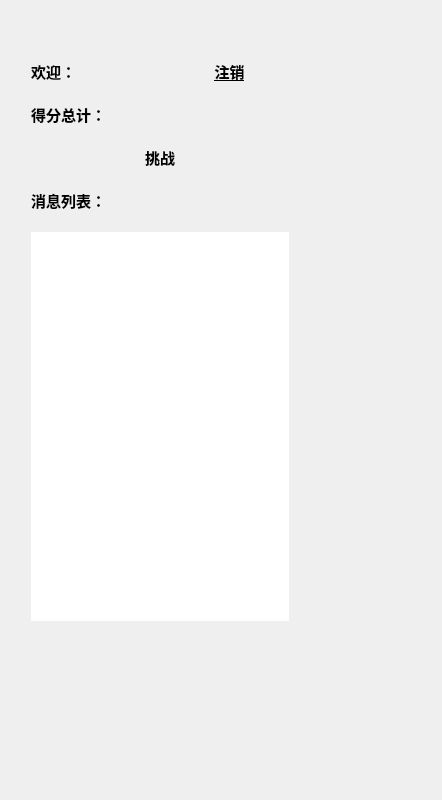
<?xml version="1.0" encoding="UTF-8"?>
<ui version="4.0">
 <class>UserForm</class>
 <widget class="QWidget" name="UserForm">
  <property name="geometry">
   <rect>
    <x>0</x>
    <y>0</y>
    <width>442</width>
    <height>800</height>
   </rect>
  </property>
  <property name="windowTitle">
   <string>Form</string>
  </property>
  <property name="styleSheet">
   <string notr="true">border:none</string>
  </property>
  <widget class="QWidget" name="">
   <property name="geometry">
    <rect>
     <x>31</x>
     <y>60</y>
     <width>258</width>
     <height>571</height>
    </rect>
   </property>
   <property name="font">
    <font>
     <family>黑体</family>
     <pointsize>11</pointsize>
     <weight>75</weight>
     <bold>true</bold>
    </font>
   </property>
   <layout class="QVBoxLayout" name="verticalLayout">
    <property name="spacing">
     <number>20</number>
    </property>
    <property name="bottomMargin">
     <number>10</number>
    </property>
    <item>
     <layout class="QHBoxLayout" name="horizontalLayout">
      <item>
       <widget class="QLabel" name="label">
        <property name="font">
         <font>
          <family>黑体</family>
          <pointsize>11</pointsize>
          <weight>75</weight>
          <bold>true</bold>
         </font>
        </property>
        <property name="text">
         <string>欢迎：</string>
        </property>
       </widget>
      </item>
      <item>
       <widget class="QPushButton" name="pushButtonLogout">
        <property name="font">
         <font>
          <family>黑体</family>
          <pointsize>11</pointsize>
          <weight>75</weight>
          <bold>true</bold>
          <underline>true</underline>
         </font>
        </property>
        <property name="text">
         <string>注销</string>
        </property>
       </widget>
      </item>
     </layout>
    </item>
    <item>
     <widget class="QLabel" name="labelTotalScore">
      <property name="font">
       <font>
        <family>黑体</family>
        <pointsize>11</pointsize>
        <weight>75</weight>
        <bold>true</bold>
       </font>
      </property>
      <property name="text">
       <string>得分总计：</string>
      </property>
     </widget>
    </item>
    <item>
     <widget class="QPushButton" name="pushButtonStartOrCancle">
      <property name="font">
       <font>
        <family>黑体</family>
        <pointsize>11</pointsize>
        <weight>75</weight>
        <bold>true</bold>
       </font>
      </property>
      <property name="text">
       <string>挑战</string>
      </property>
     </widget>
    </item>
    <item>
     <widget class="QLabel" name="labelOutput">
      <property name="font">
       <font>
        <family>黑体</family>
        <pointsize>11</pointsize>
        <weight>75</weight>
        <bold>true</bold>
       </font>
      </property>
      <property name="text">
       <string>消息列表：</string>
      </property>
     </widget>
    </item>
    <item>
     <widget class="QTextEdit" name="textEditOutput"/>
    </item>
   </layout>
  </widget>
  <zorder>layoutWidget</zorder>
  <zorder>textEditOutput</zorder>
 </widget>
 <resources/>
 <connections/>
</ui>
